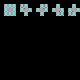

The image is a tile-based game level rendered from a .tmx file. Its description and source (layers, tilesets, objects; grid data summarised) follow:
An orthogonal 20x20 tile map with 4x4 px tiles, 4 tile layers (regions, input_set, inputnot_set, output_set), 2 tilesets.

<map version="1.4" tiledversion="1.4.2" orientation="orthogonal" renderorder="right-down" width="20" height="20" tilewidth="4" tileheight="4" infinite="0" nextlayerid="5" nextobjectid="1">
 <tileset firstgid="1" source="regions.tsx" />
 <tileset firstgid="65" source="../Tilesets/set.tsx" />
 <layer id="1" name="regions" width="20" height="20">
  <data>[400 cells, 33 non-empty, 1 distinct tile ids]</data>
 </layer>
 <layer id="2" name="input_set" width="20" height="20" opacity="0.6">
  <data>[400 cells, 4 non-empty, 1 distinct tile ids]</data>
 </layer>
 <layer id="4" name="inputnot_set" width="20" height="20" opacity="0.3">
  <data>[400 cells, 29 non-empty, 1 distinct tile ids]</data>
 </layer>
 <layer id="3" name="output_set" width="20" height="20" opacity="0.8">
  <data>[400 cells, 5 non-empty, 5 distinct tile ids]</data>
 </layer>
</map>
